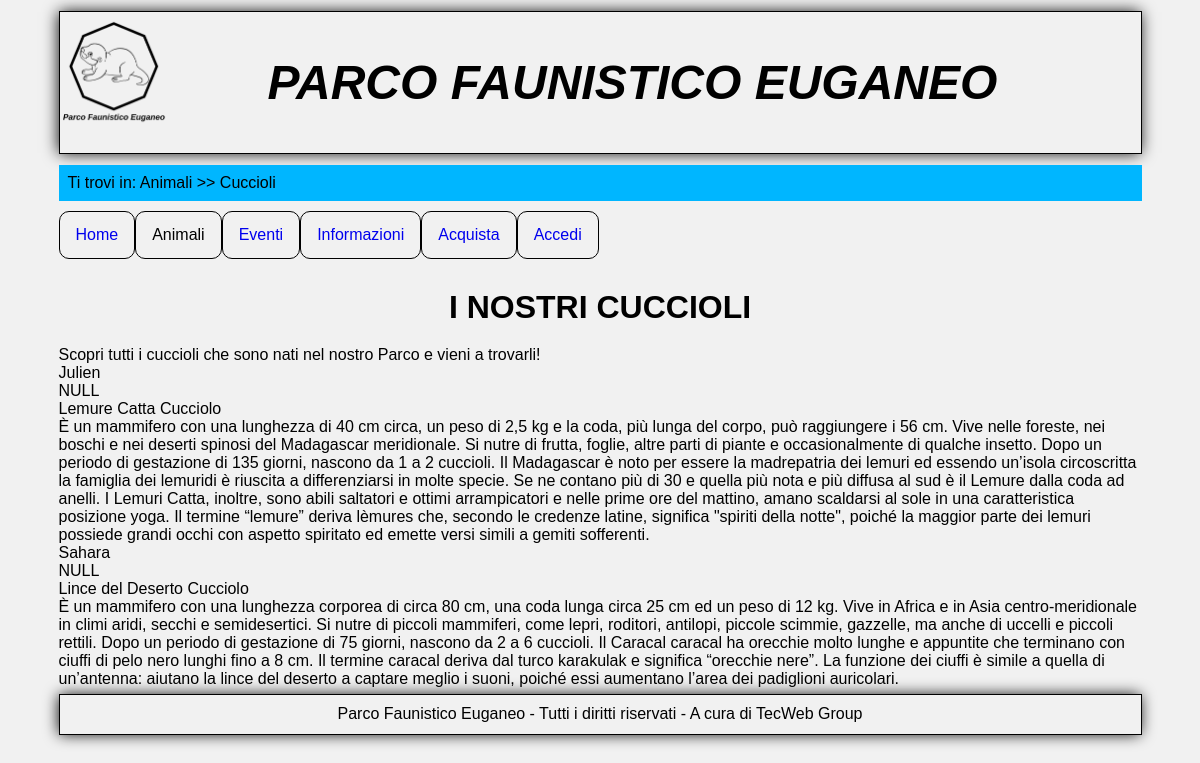
/PAGES/cuccioli.php, run on the app's committed database.
### tables this page shows
CREATE TABLE IF NOT EXISTS Animali (
    NomeComune varchar(30),
    NomeProprio varchar(20) NULL,
    NomeScientifico varchar(50),
    Famiglia varchar(20),
    SezioneParco varchar(20),
    Descrizione text,
    Ritratto varchar(100),
    PRIMARY KEY(NomeComune)
);

### PHP/sqlInteractions.php (called while the page is built, shortened)
<?php
	class sqlInteractions {
	public $connection = null;
	public function apriConnessioneDB(){
		$this->connection = mysqli_connect(static::host,static::user,static::pass,static::dbName);
		if(!$this->connection){
			return false;
		}
		else{
			return true;
		}
	}
	public function getCuccioli(){
		$query = 'SELECT NomeComune, NomeProprio, Ritratto, Descrizione FROM Animali WHERE Famiglia=\'Cuccioli\' ORDER BY NomeComune ASC';
		$queryResult = mysqli_query($this->connection,$query);
		if(mysqli_num_rows($queryResult)==0){
			return null;
		}
		else{
			$result = array();
			while($row=mysqli_fetch_assoc($queryResult)){
				$arraySingoloCucciolo = array('NomeComune'=>$row['NomeComune'],'NomeProprio'=>$row['NomeProprio'],'Ritratto'=>$row['Ritratto'],'Descrizione'=>$row['Descrizione']);
				array_push($result,$arraySingoloCucciolo);
			}
			return $result;
		}
	}
}
?>

### PAGES/cuccioli.php (the view)
<?php
    require_once "../PHP/modulesInit.php";
    require_once "../PHP/sqlInteractions.php";
    $oggettoPagina = new sqlInteractions();
    $connessione = $oggettoPagina->apriConnessioneDB();
    if($connessione){
        $cuccioli = $oggettoPagina->getCuccioli();
        if($cuccioli==null){
            $stringaCuccioli = "<p class=\"msgErr\">Non sono presenti cuccioli in questo momento al Parco Faunistico Euganeo&period;</p>";
        }
        else{
            $stringaCuccioli = "<dl id=\"risultatiCuccioli\">";
            foreach($cuccioli as $puppies){
                $stringaCuccioli .= "<dt>".$puppies['NomeProprio']."</dt><dt>".$puppies['Ritratto']."</dt><dt>".$puppies['NomeComune']."</dt><dt>".$puppies['Descrizione']."</dt>";
                }
                $stringaCuccioli .= "</dl>";
        }
    }
    else{
        $stringaCuccioli = "<p class=\"msgErr\">Connessione al database degli animali fallita&period;</p><p class=\"msgErr\">Per favore&comma; riprova&period;</p>";
    }
    $output = file_get_contents("../HTML/cuccioli.html");
    $output = str_replace('<a href="cuccioli.php">','</a>',$output);
    $output = str_replace("<menu></menu>",modulesInit::menu(),$output);
    $output = str_replace("<breadcrumb></breadcrumb>",modulesInit::breadcrumb('Animali >> Cuccioli'),$output);
    $output = str_replace("<selezionaCuccioli></selezionaCuccioli>",$stringaCuccioli,$output);
    echo $output;
?>

### PHP/modulesInit.php (shortened to what this page needs)
<?php
	class modulesInit{
		public static function breadcrumb(...$sequenza){
			$breadcrumb = "Ti trovi in: ";
			foreach($sequenza as $element){
				$breadcrumb .= "$element ";
			}
			return "<p class=\"map-position\">$breadcrumb</p>";
		}
		public static function menu(){
			$menu_form = '<div id="menu">'."\n"
						.'  <a class="menuItem" href="home.php">Home</a>'."\n"
						.'  <div class="closeMenu">'."\n"
						.'	  <div id="chiudiMenu">'."\n"
						.'	  </div>'."\n"
						.'  </div>'."\n"
						.'  <div class="dropdown menuItem">'."\n"
						.'	  <p class="dropbtn">Animali</p>'."\n"
						.'	  <div class="dropdown-content">'."\n"
						.'		  <a href="animali.php">Tutti gli animali</a>'."\n"
						.'		  <a href="cuccioli.php">I cuccioli</a>'."\n"
						.'	  </div>'."\n"
						.'  </div>'."\n"
						.'  <a class="menuItem" href="Eventi.php">Eventi</a>'."\n"
						.'  <div class="dropdown menuItem">'."\n"
						.'	  <a href="Info.php" class="dropbtn">Informazioni</a>'."\n"
						.'	  <div class="dropdown-content">'."\n"
						.'		  <a href="Info.php#contatti">Contattaci</a>'."\n"
						.'	  </div>'."\n"
						.'  </div>'."\n"
						.'  <a class="menuItem" href="acquista.php">Acquista</a>'."\n";
			if(isset($_SESSION["logged"]) && $_SESSION["logged"]->status == 2) {
				if($_SESSION['admin'] == 1) {
					$menu_form .= '<a class="menuItem" href="areaPrivata.php?pageName=principale">Pannello Amministratore</a>'."\n";
				} else {
					$menu_form .= '<a class="menuItem" href="areaPrivata.php?pageName=principale">Area Personale</a>'."\n";
				}
				$menu_form .= '<a class="menuItem" href="../PHP/login/logout.php">Logout</a>'."\n";
			} else {
				$menu_form .= '   <a class="menuItem" href="login.php">Accedi</a>'."\n";
			}
			$menu_form .= '   <a href="javascript:void(0);" class="icon" onclick="myFunction()"></a>'."\n";
			$menu_form .= '</div>'."\n";
			return $menu_form;
		}
	}
?>

### CSS/cssGenerale.css (style rules this page uses)
* { margin: auto; }
html, body { font-family: Verdana, Arial, Helvetica, sans-serif; font-size: 100%; max-width: 95%; margin: auto; padding: 0; }
body { background-color: #f1f1f1; }
a { text-decoration: none; }
.titolo { text-align: center; font-weight: bolder; display: block; padding: 20px; font-size: 2em; }
.map-position { background: #00b6ff; padding: 9px }
#header { font-size: 100%; max-width: 100%; margin: 1% 0; border: 1px solid black; -webkit-box-shadow:-1px 0 15px -1px black; -moz-box-shadow:-1px 0 15px -1px black; box-shadow:-1px 0 15px -1px black; overflow: auto; background-color: #f1f1f1; }
.logoHeader { float: left; width: 10%; height: auto; }
#header h1 { font-family: Verdana, Arial, Helvetica, sans-serif; font-size: 300%; font-style: italic; text-align: center; padding: 4%; color: black; }
#footer { text-align: center; max-width: 100%; margin: 0.5% 0; border: 1px solid black; -webkit-box-shadow:-1px 0 15px -1px black; -moz-box-shadow:-1px 0 15px -1px black; box-shadow:-1px 0 15px -1px black; overflow: auto; background-color: #f1f1f1; }
.parFooter { font-size: 100%; padding: 1%; }

### CSS/menu.css (style rules this page uses)
#menu { margin: 10px 0; padding: 0; overflow: hidden; overflow: hidden; }
*.menuItem { float: left; }
a.menuItem, .dropdown-content a, .dropbtn { display: inline-block; text-align: center; padding: 14px 16px; }
a.menuItem, .dropdown .dropbtn, .dropbtn, .dropdown-content a { border: 1px solid black; border-radius: 10px; }
div.dropdown { display: inline-block; }

### data on the page
animali: NomeProprio "Julien", Ritratto "NULL", NomeComune "Lemure Catta Cucciolo", Descrizione "È un mammifero con una lunghezza di 40 cm circa, un peso di 2,5 kg e la coda, più lunga del corpo, può raggiungere i 56 cm. Vive nelle foreste, nei boschi e nei deserti spinosi del Madagascar meridionale. Si nutre di frutta, foglie, altre parti di piante e occasionalmente di qualche insetto. Dopo un periodo di gestazione di 135 giorni, nascono da 1 a 2 cuccioli. Il Madagascar è noto per essere la madrepatria dei lemuri ed essendo un’isola circoscritta la famiglia dei lemuridi è riuscita a differenziarsi in molte specie. Se ne contano più di 30 e quella più nota e più diffusa al sud è il Lemure dalla coda ad anelli. I Lemuri Catta, inoltre, sono abili saltatori e ottimi arrampicatori e nelle…"
animali: NomeProprio "Sahara", Ritratto "NULL", NomeComune "Lince del Deserto Cucciolo", Descrizione "È un mammifero con una lunghezza corporea di circa 80 cm, una coda lunga circa 25 cm ed un peso di 12 kg. Vive in Africa e in Asia centro-meridionale in climi aridi, secchi e semidesertici. Si nutre di piccoli mammiferi, come lepri, roditori, antilopi, piccole scimmie, gazzelle, ma anche di uccelli e piccoli rettili. Dopo un periodo di gestazione di 75 giorni, nascono da 2 a 6 cuccioli. Il Caracal caracal ha orecchie molto lunghe e appuntite che terminano con ciuffi di pelo nero lunghi fino a 8 cm. Il termine caracal deriva dal turco karakulak e significa “orecchie nere”. La funzione dei ciuffi è simile a quella di un’antenna: aiutano la lince del deserto a captare meglio i suoni, poiché…"

### other printed values
str_replace('<a href="cuccioli.php">','</a>',$output) "PARCO FAUNISTICO EUGANEO I NOSTRI CUCCIOLI Scopri tutti i cuccioli che sono nati nel nostro Parco e vieni a trovarli! Parco Faunistico Euganeo - Tutti i diritti riservati - A cura di TecWeb Group"
$breadcrumb "Ti trovi in: Animali >> Cuccioli"
